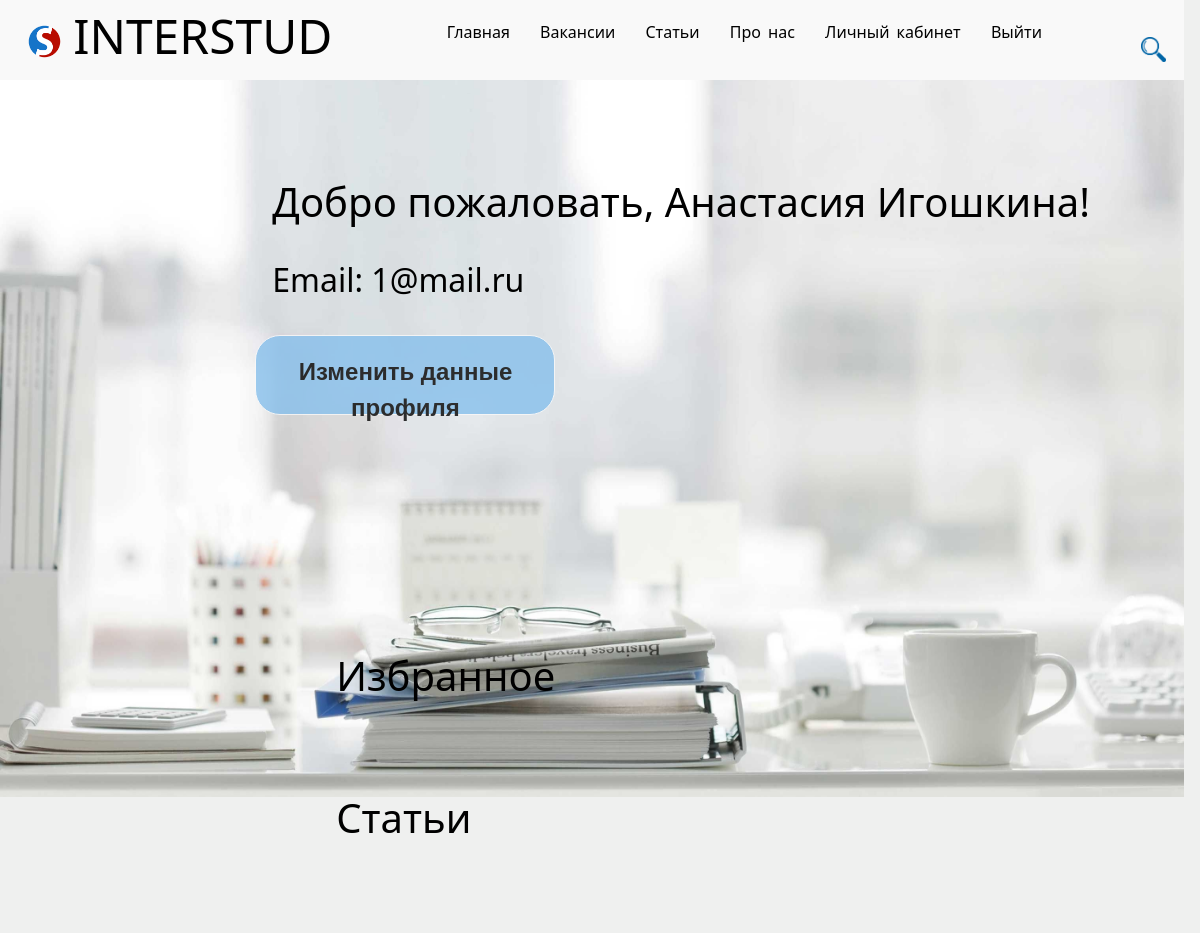
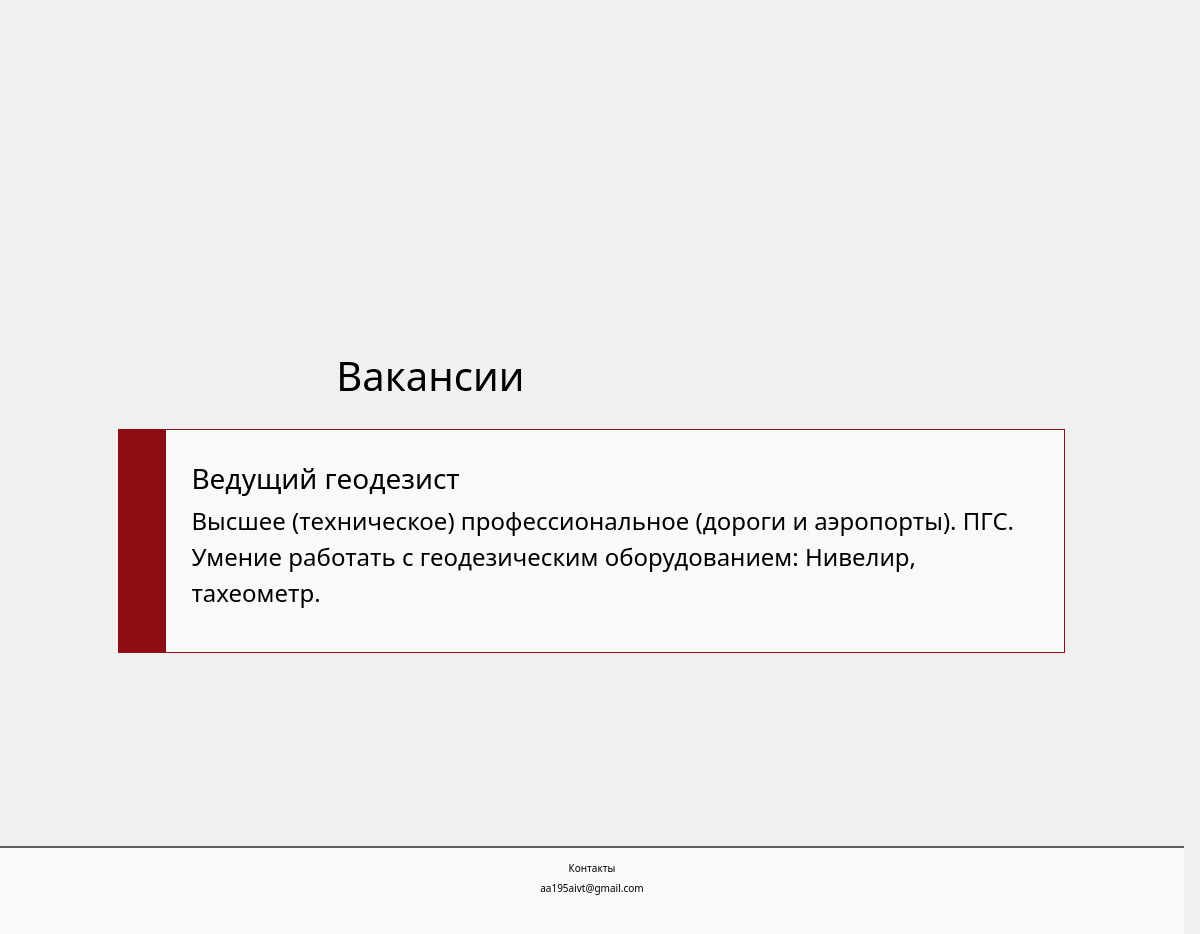
The app's page /account/liked (signed in) with its own data (2 pictures, top to bottom).
### account/models.py (models this page shows, shortened)
class LK(models.Model):
    lk_user = models.ForeignKey(User, related_name='lk_user', on_delete=models.CASCADE)
    name_lk=models.CharField(max_length=50)
    surname_lk=models.CharField(max_length=50)
    email_lk=models.EmailField()
    upload = models.FileField(upload_to ='uploads/')

class Liked_job(models.Model):
    id_user = models.ForeignKey(User, related_name='id_user_job', on_delete=models.CASCADE)
    id_job = models.ForeignKey(Job, related_name='job', on_delete=models.CASCADE)

### job/models.py (models this page shows, shortened)
class Job(models.Model):
    fac=models.ForeignKey(Facultet, related_name="fac_FK", on_delete=models.CASCADE)
    title = models.CharField('Название', max_length=50, default='')
    specialty = models.CharField('Специализация', max_length=50, default='')
    salary = models.IntegerField('Зарплата', default=0)
    full_part_time = models.BooleanField('Занятость', default=False)
    work_graph = models.CharField('График работы', max_length=20, default='')
    company = models.CharField('Название компании', max_length=50, default='')
    post_date = models.DateTimeField(default=now)
    score = models.BigIntegerField(default=0)
    number_of_ratings = models.BigIntegerField(default=0)
    anons = models.CharField('Анонс', max_length=250)
    full_text = models.TextField('Статья')
    email_company=models.EmailField('Email')

### account/views.py (the view)
# urls.py: path('liked', views.liked, name='liked'),
@login_required
def liked(request):
    like_a = Liked_post.objects.filter(id_user=request.user)
    like_j = Liked_job.objects.filter(id_user=request.user)
    if LK.objects.filter(lk_user=request.user).count()==1:
        information=LK.objects.get(lk_user=request.user)
    else:
        information=LK.objects.create(lk_user=request.user, name_lk='', surname_lk='', email_lk='')
    form4=Find(request.GET)
    return render(request, 'account/home.html', {'information': information,'article': like_a, 'job': like_j,"form4":form4})

### main/forms.py
class Find(forms.Form):
    find=forms.CharField(label="", required=False)

### account/templates/account/home.html (shortened to what this page needs)
{% extends 'main/layout.html' %}
{% block content %}
<div class='lk'>
    <h1>Добро пожаловать, {{ information.name_lk }} {{information.surname_lk}}!</h1>
    <h2>Email: {{information.email_lk}} </h2>
    <div class="button_dop" id=lichka type="submit">
      <a href='{% url 'edit' information.pk %}'>Изменить данные профиля</a>
    </div>
  <div class='bl_vac_list' >
    <h1 style="margin-bottom: 4vh;">Избранное</h1>
    <h1>Статьи</h1>
  </div>
   <div class='bl_vac_list' >
    <h1>Вакансии</h1>
    {% for el in job %}
      <div class="bl12" id="bl12_razrab">
        <a href="{% url 'job_detail' el.id_job.id %}">
        <h3>{{ el.id_job.title }}</h3>
            <p>{{ el.id_job.anons }}</p>
        </a>
     </div>
    {% endfor %}
    </div>
   </div>
{% endblock %}

### main/static/main/css/main.css (style rules this page uses)
* { margin: 0; padding: 0; box-sizing: border-box; }
html, body { background-color: rgb(239, 240, 239); width:98.65vw; height:100vh; }
.bl_vac_list { padding: 12% 10% 15% 10%; text-align: left; width: 98.65vw; height: auto; }
.bl_vac_list p { font-size: 3vh; font-weight: 500; }
.bl12 { width: 100%; max-height:28vh; padding: 4vh 4vw 4vh 6vw; margin-bottom: 2vh; }
#bl12_razrab { background: linear-gradient(to right, #8c0d14 0 , #8c0d14 5%, #f9f9f9 5% , #f9f9f9 100% ); border: 0.2vh #8c0d14 solid; }
.lk { background: url("/media/job/osn.jpg") no-repeat; background-size: 100% 99.65vh; color: black; font-weight: 500; text-align: left; width: 98.65vw; height: auto; padding-top: 5%; }
.lk h1 { margin: 10% 5% 3% 23%; }
.lk h2 { margin: 0% 5% 3% 23%; }
a:hover, a:visited, a:link, a:active { text-decoration: none; color: #000; }
.button_dop { background-color: rgb(105, 54, 35); color:#f9f9f9; left: 5%; width: 10vw; height: 7vh; margin: 1% auto auto 3% ; font-size: 3vh; position: relative; transform: translate(-49%,0); text-align: center; font-family: sans-serif; font-weight: bold; text-decoration:none; box-sizing: border-box; background-size: 400%; border: 1px solid #f9f9f9; border-radius: 25px; z-index: 1; opacity: 80%; }
.button:before, .button_dop:before { content: ""; position: absolute; top: -5px; right: -5px; bottom: -5px; left: -5px; z-index: -1; background: linear-gradient(90deg, #FEFFFF, #A7CECC); background-size: 400%; border-radius: 40px; opacity: 0; transition: .5s; }
#lichka { background-color: rgb(135, 192, 236); width: 25vw; height: 10vh; left: 31%; color:black; padding-top: 1.5%; }

### records on screen
LK: name_lk "Анастасия", surname_lk "Игошкина", email_lk "1@mail.ru"
Liked_job: id_job "Ведущий геодезист", id_job.anons "Высшее (техническое) профессиональное (дороги и аэропорты). ПГС. Умение работать с геодезическим оборудованием: Нивелир, тахеометр."
